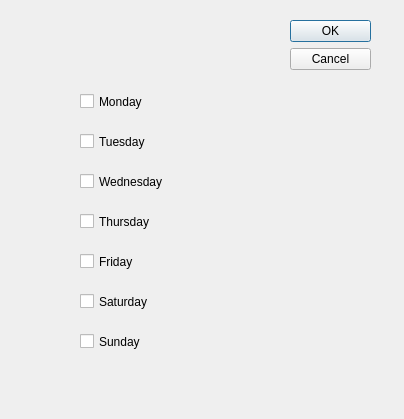
<?xml version="1.0" encoding="UTF-8"?>
<ui version="4.0">
 <class>DialogShedule</class>
 <widget class="QDialog" name="DialogShedule">
  <property name="geometry">
   <rect>
    <x>0</x>
    <y>0</y>
    <width>404</width>
    <height>419</height>
   </rect>
  </property>
  <property name="windowTitle">
   <string>Dialog</string>
  </property>
  <widget class="QDialogButtonBox" name="buttonBox">
   <property name="geometry">
    <rect>
     <x>290</x>
     <y>20</y>
     <width>81</width>
     <height>241</height>
    </rect>
   </property>
   <property name="orientation">
    <enum>Qt::Vertical</enum>
   </property>
   <property name="standardButtons">
    <set>QDialogButtonBox::Cancel|QDialogButtonBox::Ok</set>
   </property>
  </widget>
  <widget class="QCheckBox" name="mondaycheckBox">
   <property name="geometry">
    <rect>
     <x>80</x>
     <y>90</y>
     <width>92</width>
     <height>23</height>
    </rect>
   </property>
   <property name="text">
    <string>Monday</string>
   </property>
  </widget>
  <widget class="QCheckBox" name="wednesdaycheckBox">
   <property name="geometry">
    <rect>
     <x>80</x>
     <y>170</y>
     <width>111</width>
     <height>23</height>
    </rect>
   </property>
   <property name="text">
    <string>Wednesday</string>
   </property>
  </widget>
  <widget class="QCheckBox" name="tuesdaycheckBox">
   <property name="geometry">
    <rect>
     <x>80</x>
     <y>130</y>
     <width>92</width>
     <height>23</height>
    </rect>
   </property>
   <property name="text">
    <string>Tuesday</string>
   </property>
  </widget>
  <widget class="QCheckBox" name="sundaycheckBox">
   <property name="geometry">
    <rect>
     <x>80</x>
     <y>330</y>
     <width>92</width>
     <height>23</height>
    </rect>
   </property>
   <property name="text">
    <string>Sunday</string>
   </property>
  </widget>
  <widget class="QCheckBox" name="thursdaycheckBox">
   <property name="geometry">
    <rect>
     <x>80</x>
     <y>210</y>
     <width>92</width>
     <height>23</height>
    </rect>
   </property>
   <property name="text">
    <string>Thursday</string>
   </property>
  </widget>
  <widget class="QCheckBox" name="saturdaycheckBox">
   <property name="geometry">
    <rect>
     <x>80</x>
     <y>290</y>
     <width>92</width>
     <height>23</height>
    </rect>
   </property>
   <property name="text">
    <string>Saturday</string>
   </property>
  </widget>
  <widget class="QCheckBox" name="fridaycheckBox">
   <property name="geometry">
    <rect>
     <x>80</x>
     <y>250</y>
     <width>92</width>
     <height>23</height>
    </rect>
   </property>
   <property name="text">
    <string>Friday</string>
   </property>
  </widget>
 </widget>
 <resources/>
 <connections>
  <connection>
   <sender>buttonBox</sender>
   <signal>accepted()</signal>
   <receiver>DialogShedule</receiver>
   <slot>accept()</slot>
   <hints>
    <hint type="sourcelabel">
     <x>248</x>
     <y>254</y>
    </hint>
    <hint type="destinationlabel">
     <x>157</x>
     <y>274</y>
    </hint>
   </hints>
  </connection>
  <connection>
   <sender>buttonBox</sender>
   <signal>rejected()</signal>
   <receiver>DialogShedule</receiver>
   <slot>reject()</slot>
   <hints>
    <hint type="sourcelabel">
     <x>316</x>
     <y>260</y>
    </hint>
    <hint type="destinationlabel">
     <x>286</x>
     <y>274</y>
    </hint>
   </hints>
  </connection>
 </connections>
</ui>
